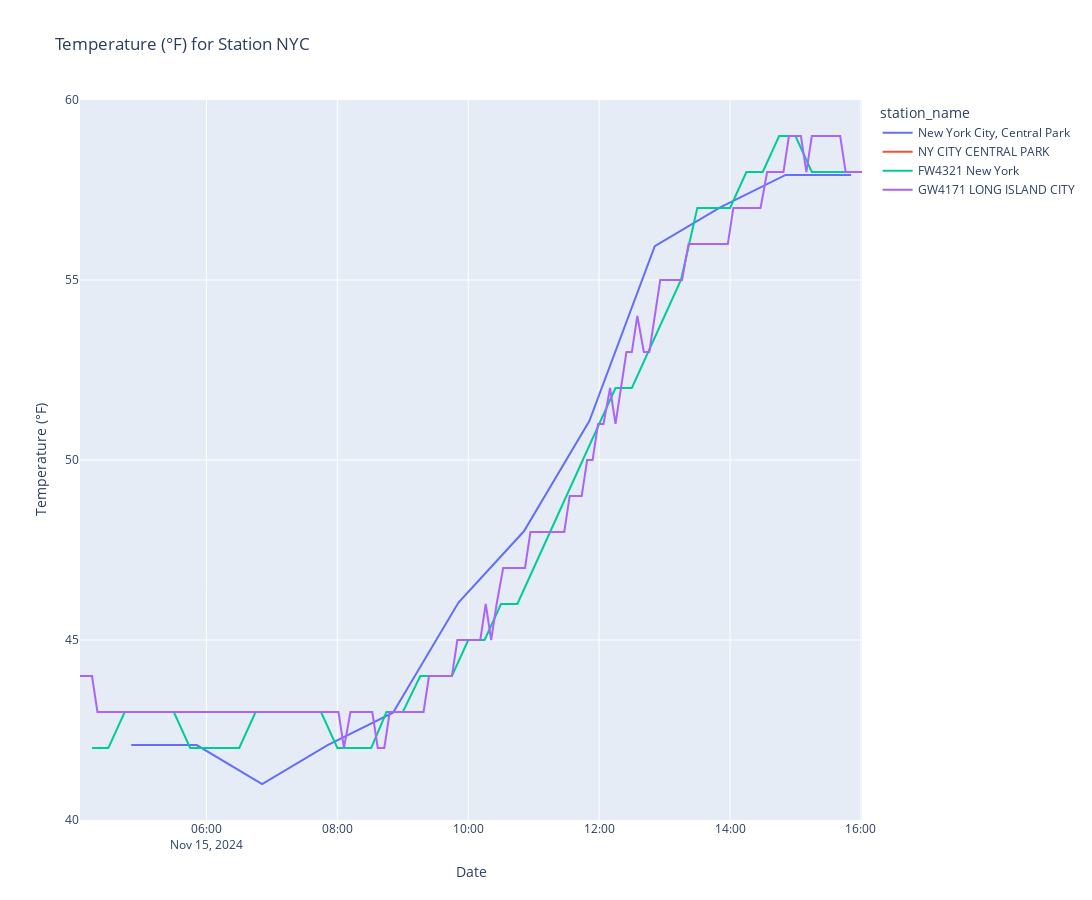

The notebook cell this image was saved under:
### Code cell
import pandas as pd
pd.options.plotting.backend = "plotly"

import plotly.express as px

fig = px.line(res_df, x="date_time", y="temperature_f", color="station_name", title=f"Temperature (°F) for Station {station}", width=1800, height=900)
fig.update_traces(mode="lines", hovertemplate=None)
fig.update_layout(hovermode="x")
fig.update_yaxes(title="Temperature (°F)")
fig.update_xaxes(title="Date")

fig.show()

### Figure 1 — Plotly figure (JSON) as saved in the notebook; plotly's stock layout.template omitted (floating-point values rounded to 4 significant figures; data arrays with more than 128 entries replaced by an {"elided": "..."} marker saying what was removed)
{"data": [{"legendgroup": "New York City, Central Park", "line": {"color": "#636efa", "dash": "solid"}, "marker": {"symbol": "circle"}, "mode": "lines", "name": "New York City, Central Park", "orientation": "v", "showlegend": true, "type": "scatter", "x": ["2024-11-15T04:51:00-05:00", "2024-11-15T05:51:00-05:00", "2024-11-15T06:51:00-05:00", "2024-11-15T07:51:00-05:00", "2024-11-15T08:51:00-05:00", "2024-11-15T09:51:00-05:00", "2024-11-15T10:51:00-05:00", "2024-11-15T11:51:00-05:00", "2024-11-15T12:51:00-05:00", "2024-11-15T13:51:00-05:00", "2024-11-15T14:51:00-05:00", "2024-11-15T15:51:00-05:00"], "xaxis": "x", "y": [42.08, 42.08, 41, 42.08, 42.98, 46.04, 48.02, 51.08, 55.94, 57.02, 57.92, 57.92], "yaxis": "y"}, {"legendgroup": "NY CITY CENTRAL PARK", "line": {"color": "#EF553B", "dash": "solid"}, "marker": {"symbol": "circle"}, "mode": "lines", "name": "NY CITY CENTRAL PARK", "orientation": "v", "showlegend": true, "type": "scatter", "x": ["2024-11-15T07:00:00-05:00"], "xaxis": "x", "y": [41], "yaxis": "y"}, {"legendgroup": "FW4321 New York", "line": {"color": "#00cc96", "dash": "solid"}, "marker": {"symbol": "circle"}, "mode": "lines", "name": "FW4321 New York", "orientation": "v", "showlegend": true, "type": "scatter", "x": ["2024-11-15T04:15:00-05:00", "2024-11-15T04:30:00-05:00", "2024-11-15T04:45:00-05:00", "2024-11-15T05:00:00-05:00", "2024-11-15T05:15:00-05:00", "2024-11-15T05:30:00-05:00", "2024-11-15T05:45:00-05:00", "2024-11-15T06:01:00-05:00", "2024-11-15T06:15:00-05:00", "2024-11-15T06:30:00-05:00", "2024-11-15T06:45:00-05:00", "2024-11-15T07:00:00-05:00", "2024-11-15T07:15:00-05:00", "2024-11-15T07:30:00-05:00", "2024-11-15T07:45:00-05:00", "2024-11-15T08:00:00-05:00", "2024-11-15T08:16:00-05:00", "2024-11-15T08:31:00-05:00", "2024-11-15T08:45:00-05:00", "2024-11-15T09:00:00-05:00", "2024-11-15T09:16:00-05:00", "2024-11-15T09:30:00-05:00", "2024-11-15T09:45:00-05:00", "2024-11-15T10:00:00-05:00", "2024-11-15T10:15:00-05:00", "2024-11-15T10:30:00-05:00", "2024-11-15T10:45:00-05:00", "2024-11-15T11:00:00-05:00", "2024-11-15T11:15:00-05:00", "2024-11-15T11:30:00-05:00", "2024-11-15T11:45:00-05:00", "2024-11-15T12:00:00-05:00", "2024-11-15T12:15:00-05:00", "2024-11-15T12:30:00-05:00", "2024-11-15T12:45:00-05:00", "2024-11-15T13:00:00-05:00", "2024-11-15T13:15:00-05:00", "2024-11-15T13:30:00-05:00", "2024-11-15T13:45:00-05:00", "2024-11-15T14:00:00-05:00", "2024-11-15T14:15:00-05:00", "2024-11-15T14:30:00-05:00", "2024-11-15T14:45:00-05:00", "2024-11-15T15:00:00-05:00", "2024-11-15T15:15:00-05:00", "2024-11-15T15:30:00-05:00", "2024-11-15T15:45:00-05:00", "2024-11-15T16:00:00-05:00"], "xaxis": "x", "y": [42.0, 42.0, 43.0, 43.0, 43.0, 43.0, 42.0, 42.0, 42.0, 42.0, 43.0, 43.0, 43.0, 43.0, 43.0, 42.0, 42.0, 42.0, 43.0, 43.0, 44.0, 44.0, 44.0, 45.0, 45.0, 46.0, 46.0, 47.0, 48.0, 49.0, 50, 51.0, 52.0, 52.0, 53.0, 54.0, 55.0, 57.0, 57.0, 57.0, 58.0, 58.0, 59, 59, 58.0, 58.0, 58.0, 58.0], "yaxis": "y"}, {"legendgroup": "GW4171 LONG ISLAND CITY", "line": {"color": "#ab63fa", "dash": "solid"}, "marker": {"symbol": "circle"}, "mode": "lines", "name": "GW4171 LONG ISLAND CITY", "orientation": "v", "showlegend": true, "type": "scatter", "x": {"elided": "140 str values"}, "xaxis": "x", "y": {"elided": "140 float values"}, "yaxis": "y"}], "layout": {"height": 900, "hovermode": "x", "legend": {"title": {"text": "station_name"}, "tracegroupgap": 0}, "title": {"text": "Temperature (°F) for Station NYC"}, "width": 1800, "xaxis": {"anchor": "y", "domain": [0, 1], "title": {"text": "Date"}}, "yaxis": {"anchor": "x", "domain": [0, 1], "title": {"text": "Temperature (°F)"}}}}
